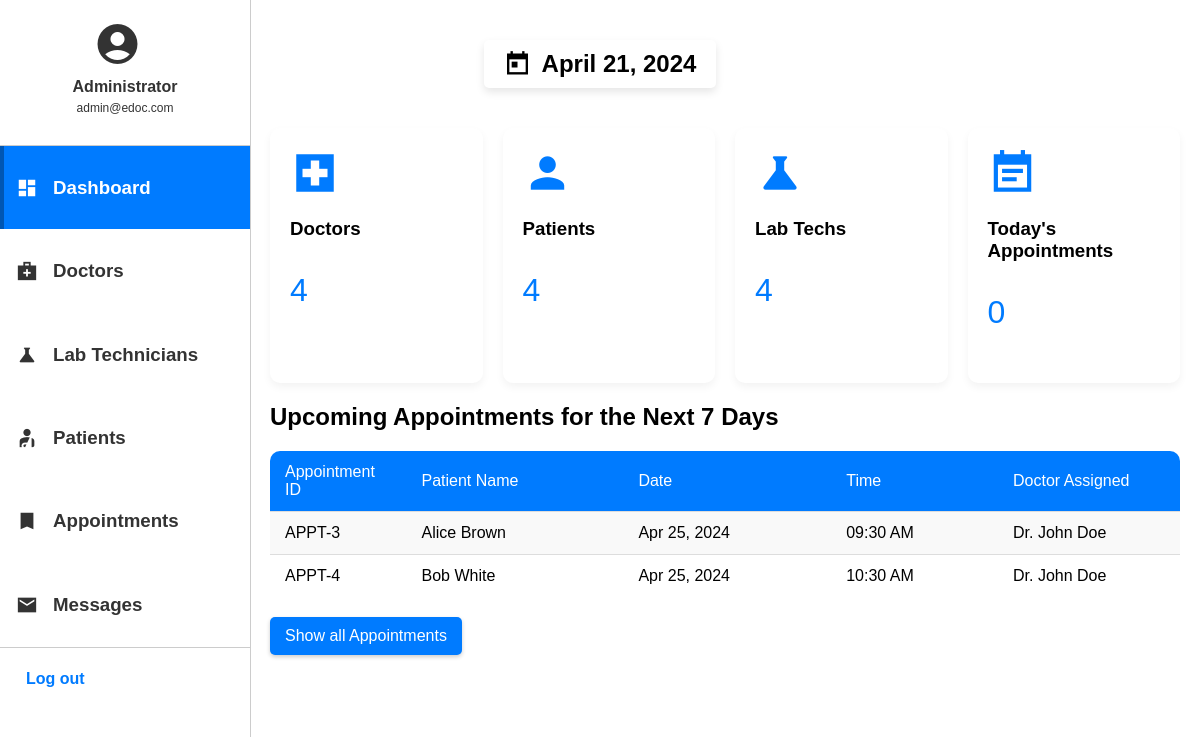
The page /View/Pages/Admin/DashBoard.php (signed in) on the database its author committed.
### tables this page shows
CREATE TABLE Appointments (
    AppointmentID INT PRIMARY KEY AUTO_INCREMENT,
    PatientID INT NOT NULL,
    DoctorID INT NOT NULL,
    AppointmentDate DATETIME NOT NULL,
    CreatedAt TIMESTAMP DEFAULT CURRENT_TIMESTAMP,
    Status ENUM('Scheduled', 'Completed', 'Cancelled', 'NoShow') DEFAULT 'Scheduled',
    Notes TEXT,
    FOREIGN KEY (PatientID) REFERENCES Patients(PatientID),
    FOREIGN KEY (DoctorID) REFERENCES Doctors(DoctorID)
);

CREATE TABLE Patients (
    PatientID INT PRIMARY KEY AUTO_INCREMENT,
    Username VARCHAR(255) UNIQUE NOT NULL,
    PasswordHash VARCHAR(255) NOT NULL,  
    FullName VARCHAR(255) NOT NULL,  
    DateOfBirth DATE NOT NULL,  
    Gender ENUM('Male', 'Female') NOT NULL,  
    ContactEmail VARCHAR(255) UNIQUE NOT NULL,  
    ContactPhone VARCHAR(25),  
    Address TEXT,  
    MedicalHistory TEXT,
    Allergies TEXT,
    CurrentMedications TEXT,
    IsActive BOOLEAN DEFAULT 1,
    CreatedAt TIMESTAMP DEFAULT CURRENT_TIMESTAMP
);

CREATE TABLE Doctors (
    DoctorID INT PRIMARY KEY AUTO_INCREMENT,
    Username VARCHAR(255) UNIQUE NOT NULL,
    PasswordHash VARCHAR(255) NOT NULL,
    Name VARCHAR(255) NOT NULL,
    Specialty VARCHAR(255) NOT NULL,
    ContactEmail VARCHAR(255),
    ContactPhone VARCHAR(25),
    Availability VARCHAR(255),
    Qualifications TEXT,
    IsActive BOOLEAN DEFAULT 1,
    CreatedAt TIMESTAMP DEFAULT CURRENT_TIMESTAMP
);

### View/Pages/Admin/DashBoard.php (the view, shortened to what this page needs)
<?php
include "../../Common PHP Functions/ConnectSql.php";
$doctorsCountQuery = "SELECT COUNT(*) AS total FROM Doctors";
$patientsCountQuery = "SELECT COUNT(*) AS total FROM Patients";
$labTechsCountQuery = "SELECT COUNT(*) AS total FROM LabTechnicians";
$todayAppointmentsCountQuery = "SELECT COUNT(*) AS total FROM Appointments WHERE DATE(AppointmentDate) = CURDATE()";
$doctorsCount = $conn->query($doctorsCountQuery)->fetch_assoc()['total'];
$patientsCount = $conn->query($patientsCountQuery)->fetch_assoc()['total'];
$labTechsCount = $conn->query($labTechsCountQuery)->fetch_assoc()['total'];
$todayAppointmentsCount = $conn->query($todayAppointmentsCountQuery)->fetch_assoc()['total'];
?>
<!DOCTYPE html>
<html lang="en">
<head>
<link href="styles.css" rel="stylesheet">
</head>
<body>
<div class="sidebar">
  <div class="profile">
    <span class="material-icons-sharp">account_circle</span>
    <h3>Administrator</h3>
    <p>admin@edoc.com</p>
  </div>
  <a href="DashBoard.php" class="active">
    <span class="material-icons-sharp">dashboard</span>
    <h3>Dashboard</h3>
  </a>
  <a href="Doctors.php">
    <span class="material-icons-sharp">medical_services</span>
    <h3>Doctors</h3>
  </a>
  <a href="LabTechs.php">
    <span class="material-icons-sharp">science</span>
    <h3>Lab Technicians</h3>
  </a>
  <a href="Patients.php">
    <span class="material-icons-sharp">personal_injury</span>
    <h3>Patients</h3>
  </a>
  <a href="Appointments.php">
    <span class="material-icons-sharp">bookmark</span>
    <h3>Appointments</h3>
  </a>
  <a href="Messages.php">
    <span class="material-icons-sharp">mail</span>
    <h3>Messages</h3>
  </a>
  <div class="logout-button">
    <a href="#">Log out</a>
  </div>
</div>
<div class="main-content">
    <div class="header1">
        <div class="date-display">
          <span class="material-icons-sharp">today</span>
          <div id="current-date" class="date"></div>
        </div>
      </div>
    <div class="status-overview">
      <div class="status-box">
        <span class="material-icons-sharp status-icon doctor-icon">local_hospital</span>
        <h3>Doctors</h3>
        <p><?php echo $doctorsCount; ?></p>
      </div>
      <div class="status-box">
        <span class="material-icons-sharp status-icon patient-icon">person</span>
        <h3>Patients</h3>
        <p><?php echo $patientsCount; ?></p>
      </div>
      <div class="status-box">
        <span class="material-icons-sharp status-icon labtech-icon">science</span>
        <h3>Lab Techs</h3>
        <p><?php echo $labTechsCount; ?></p>
      </div>
      <div class="status-box">
        <span class="material-icons-sharp status-icon appointment-icon">event_note</span>
        <h3>Today's Appointments</h3>
        <p><?php echo $todayAppointmentsCount; ?></p>
      </div>
    </div>
    <div class="data-table-container">
      <h2>Upcoming Appointments for the Next 7 Days</h2>
      <table>
        <thead>
          <tr>
            <th>Appointment ID</th>
            <th>Patient Name</th>
            <th>Date</th>
            <th>Time</th>
            <th>Doctor Assigned</th>
          </tr>
        </thead>
        <tbody>
          <?php
          $query = "SELECT a.AppointmentID, p.FullName AS PatientName, a.AppointmentDate, d.Name AS DoctorName
                    FROM Appointments a
                    JOIN Patients p ON a.PatientID = p.PatientID
                    JOIN Doctors d ON a.DoctorID = d.DoctorID
                    WHERE a.AppointmentDate BETWEEN CURDATE() AND DATE_ADD(CURDATE(), INTERVAL 7 DAY)
                    ORDER BY a.AppointmentDate ASC
                    LIMIT 2";
          $result = $conn->query($query);
          if ($result->num_rows > 0) {
              while($row = $result->fetch_assoc()) {
                  echo "<tr>
                        <td>APPT-" . htmlspecialchars($row['AppointmentID']) . "</td>
                        <td>" . htmlspecialchars($row['PatientName']) . "</td>
                        <td>" . date('M d, Y', strtotime($row['AppointmentDate'])) . "</td>
                        <td>" . date('h:i A', strtotime($row['AppointmentDate'])) . "</td>
                        <td>" . htmlspecialchars($row['DoctorName']) . "</td>
                        </tr>";
              }
          } else {
              echo "<tr><td colspan='5'>No upcoming appointments</td></tr>";
          }
          ?>
        </tbody>
      </table>
      <button><a href="Appointments.php" style="text-decoration:none; color:white">Show all Appointments</a></button>
    </div>
</div>
</body>
</html>

### View/Pages/Admin/styles.css (style rules this page uses)
body { margin: 0; font-family: 'Arial', sans-serif; }
.sidebar { background-color: #fff; color: #333; width: 250px; position: fixed; top: 0; bottom: 0; overflow-y: auto; border-right: 1px solid #ccc; }
.sidebar a { text-decoration: none; display: flex; align-items: center; padding: 12px; color: #333; border-left: 4px solid transparent; }
.sidebar a.active { background-color: #007bff; color: #fff; border-left: 4px solid #0056b3; }
.material-icons-sharp { font-size: 22px; margin-right: 15px; }
.sidebar .profile { text-align: center; padding: 20px; border-bottom: 1px solid #ccc; }
.sidebar .profile .material-icons-sharp { font-size: 48px; border-radius: 50%; margin-bottom: 10px; }
.sidebar .profile h3 { margin: 0; font-size: 16px; }
.sidebar .profile p { margin: 5px 0 10px; font-size: 12px; }
.logout-button { text-align: center; padding: 10px; border-top: 1px solid #ccc; }
.logout-button a { color: #007bff; font-weight: bold; }
.main-content { margin-left: 250px; padding: 20px; }
.status-overview { display: grid; grid-template-columns: repeat(4, 1fr); gap: 20px; }
.status-box { background-color: #fff; padding: 20px; border-radius: 10px; box-shadow: 0 4px 8px rgba(0,0,0,0.05); transition: box-shadow 0.3s; }
.status-box h3 { margin: 10px 0; }
.status-box p { font-size: 2em; color: #007bff; }
.status-icon { font-size: 50px; color: #007bff; margin-bottom: 10px; }
.header1 { display: flex; justify-content: center; margin-bottom: 20px; padding-right: 250px; }
.date-display { display: flex; align-items: center; justify-content: center; font-size: 1.5em; background: #fff; border-radius: 5px; box-shadow: 0 4px 8px rgba(0, 0, 0, 0.1); padding: 10px 20px; margin: 20px 0; transition: transform 0.3s ease-in-out, box-shadow 0.3s ease-in-out; }
.date-display .material-icons-sharp { font-size: 28px; margin-right: 10px; }
.date { font-weight: bold; white-space: nowrap; }
.date-display .date { font-weight: bold; }
.data-table-container table { width: 100%; border-collapse: collapse; text-align: left; margin-top: 20px; margin-bottom: 20px; background-color: #ffffff; border-radius: 10px; overflow: hidden; }
.data-table-container th, .data-table-container td { padding: 12px 15px; border-bottom: 1px solid #dddddd; }
.data-table-container th { background-color: #007bff; color: white; font-weight: normal; }
.data-table-container tbody tr:last-child td { border-bottom: none; }
.data-table-container tbody tr:nth-child(odd) { background-color: #f9f9f9; }
.data-table-container th:first-child, .data-table-container td:first-child { width: 15%; }
.data-table-container th:last-child, .data-table-container td:last-child { width: 20%; }
.data-table-container th { text-align: left; }
.data-table-container td { text-align: left; }
.data-table-container button { background-color: #007bff; color: #fff; border: none; padding: 10px 15px; font-size: 1em; border-radius: 5px; cursor: pointer; box-shadow: 0 2px 4px rgba(0,0,0,0.2); transition: background-color 0.3s; }

### rows shown on the page
appointments: AppointmentID "3", PatientID.FullName "Alice Brown", AppointmentDate "Apr 25, 2024", AppointmentDate "09:30 AM", DoctorID.Name "Dr. John Doe"
appointments: AppointmentID "4", PatientID.FullName "Bob White", AppointmentDate "Apr 25, 2024", AppointmentDate "10:30 AM", DoctorID.Name "Dr. John Doe"

### other values the page prints
$doctorsCount "4"
$patientsCount "4"
$labTechsCount "4"
$todayAppointmentsCount "0"
